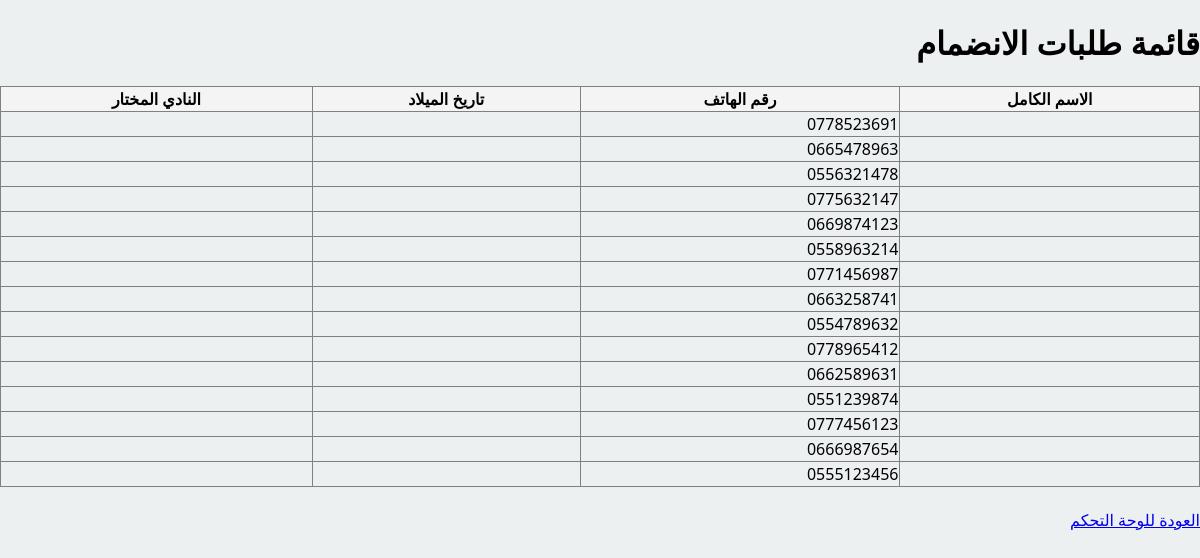
Screenshot of /admin_members.php (signed in) with the database file from the repository.
### tables this page shows
CREATE TABLE `adherents` (
  `id_adherent` int(11) NOT NULL,
  `nom` varchar(50) NOT NULL,
  `prenom` varchar(50) NOT NULL,
  `date_naissance` date DEFAULT NULL,
  `telephone` varchar(15) DEFAULT NULL
);

### admin_members.php (the view, shortened to what this page needs)
<?php
require_once 'includes/db.php';
$stmt = $pdo->query("SELECT * FROM adherents ORDER BY id_adherent DESC");
$adherents = $stmt->fetchAll(PDO::FETCH_ASSOC);
?>
<!DOCTYPE html>
<html lang="ar" dir="rtl">
<head>
    <link rel="stylesheet" href="style.css">
</head>
<body>
    <div class="admin-container">
        <h1>قائمة طلبات الانضمام</h1>
        <table border="1" style="width:100%; border-collapse: collapse; margin-top: 20px;">
            <thead>
                <tr style="background-color: #f4f4f4;">
                    <th>الاسم الكامل</th>
                    <th>رقم الهاتف</th>
                    <th>تاريخ الميلاد</th>
                    <th>النادي المختار</th>
                </tr>
            </thead>
            <tbody>
                <?php foreach ($adherents as $adh): ?>
                <tr>
                    <td><?php echo htmlspecialchars($adh['nom_ar'] . ' ' . $adh['prenom_ar']); ?></td>
                    <td><?php echo htmlspecialchars($adh['telephone']); ?></td>
                    <td><?php echo htmlspecialchars($adh['date_naiss']); ?></td>
                    <td><?php echo htmlspecialchars($adh['id_club']); ?></td>
                </tr>
                <?php endforeach; ?>
            </tbody>
        </table>
        <br>
        <a href="admin.php">العودة للوحة التحكم</a>
    </div>
</body>
</html>

### style.css (style rules this page uses)
*, *::before, *::after { box-sizing: border-box; }
html, body { max-width: 100vw; overflow-x: hidden; margin: 0; padding: 0; }
:root { --primary: #2c3e50; --accent: #e67e22; --light: #ecf0f1; }
body { margin: 0; font-family: 'Segoe UI', Tahoma, Geneva, Verdana, sans-serif; background-color: var(--light); }

### rows the page displays
adherents: telephone "0778523691"
adherents: telephone "0665478963"
adherents: telephone "0556321478"
adherents: telephone "0775632147"
adherents: telephone "0669874123"
adherents: telephone "0558963214"
adherents: telephone "0771456987"
adherents: telephone "0663258741"
adherents: telephone "0554789632"
adherents: telephone "0778965412"
adherents: telephone "0662589631"
adherents: telephone "0551239874"
adherents: telephone "0777456123"
adherents: telephone "0666987654"
adherents: telephone "0555123456"
